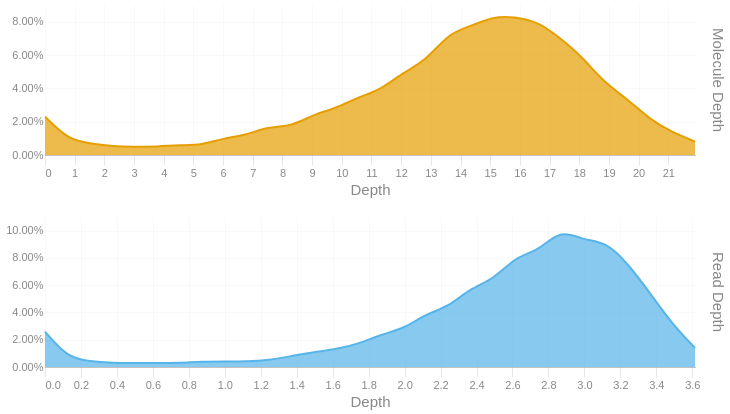

The notebook cell this image was saved under:
### Code cell
readdep = depth_hist(tb['Read Depth'], q99, 3)
readdep = readdep.with_columns(pl.lit('Read Depth').alias('Metric'))
if not SKIPLR:
    moldep = depth_hist(tb['Molecule Depth'], mol_q99, 1)
    moldep = moldep.with_columns(pl.lit('Molecule Depth').alias('Metric'))
    _hist = pl.concat([readdep, moldep])
    _hist = _hist.filter(pl.col('Proportion') != 0)
    with SafeRender(_hist):
        (
            alt.Chart(_hist)        
            .mark_area(interpolate = "basis")
            .encode(
                x=alt.X('Bin:Q').scale(domainMin=0).axis(alt.Axis(title='Depth')),
                y = alt.Y('Proportion:Q', title = None).axis(format = '.2%'),
                color = alt.Color('Metric:N').legend(None),
                row = alt.Row("Metric:N").header(title = None, labelOrient = 'right'),
                tooltip = [
                    alt.Tooltip("Metric:N", title = "Metric"),
                    alt.Tooltip('Interval:N', title = "Depth Interval"),
                    alt.Tooltip('Proportion:Q', title = "% Alignments").format('.2%')
                ]
            )
            .resolve_scale(x='independent', y='independent')
            .properties(
                height = 150, width = 650,
                usermeta={'embedOptions': {'downloadFileName': f'{samplename}.depth.hist'}}
            )
        ).display()
else:
    readdep = readdep.filter(pl.col('Proportion') != 0)
    with SafeRender(readdep):
        (
            alt.Chart(readdep)        
            .mark_area(interpolate = "basis")
            .encode(
                x=alt.X('Bin:Q').scale(domainMin=0).axis(alt.Axis(title='Depth')),
                y = alt.Y('Proportion:Q', title = None).axis(format = '.2%'),
                tooltip = [
                    alt.Tooltip('Interval:N', title = "Depth Interval"),
                    alt.Tooltip('Proportion:Q', title = "% Alignments").format('.2%')
                ]
            )
            .properties(
                usermeta={'embedOptions': {'downloadFileName': f'{samplename}.depth.hist'}}
            )
        ).display()

### Figure 1 — Vega-Lite specification as saved in the notebook (floating-point values rounded to 4 significant figures)
{"width": 650, "height": 150, "config": {"title": {"anchor": "start", "dy": -15, "fontSize": 18, "color": "#888888", "subtitleColor": "#888888", "subtitleFontSize": 14}, "arc": {"fill": "#0072B2"}, "axis": {"domainColor": "#888888", "domainWidth": 0.5, "gridWidth": 0.2, "grid": false, "titleFontWeight": 400, "titleFontSize": 15, "labelFontSize": 11, "labelColor": "#888888", "tickColor": "#888888", "tickWidth": 0.2, "titleColor": "#888888"}, "axisBand": {"grid": false}, "axisX": {"grid": true, "tickSize": 10, "domainCap": "round"}, "axisY": {"domain": false, "grid": true, "tickSize": 0, "domainCap": "round"}, "background": "transparent", "header": {"labelFontSize": 15, "labelColor": "#888888", "titleFontSize": 15, "titleFontWeight": 600, "titleColor": "#888888"}, "legend": {"labelFont": "sans-serif", "labelFontSize": 12, "labelColor": "#888888", "symbolSize": 100, "symbolType": "circle", "titleFontSize": 12, "titlePadding": 10, "titleColor": "#888888", "title": null}, "range": {"category": ["#E69F00", "#56B4E9", "#009E73", "#F0E442", "#0072B2", "#D55E00", "#CC79A7", "#000000"], "diverging": ["#cfe8f3", "#a2d4ec", "#73bfe2", "#46abdb", "#1696d2", "#12719e"]}, "area": {"fill": "#0072B2", "fillOpacity": 0.7, "line": true, "strokeOpacity": 0.7}, "line": {"color": "#0072B2", "stroke": "#0072B2", "strokeWidth": 2}, "trail": {"color": "#0072B2", "stroke": "#0072B2", "strokeWidth": 0, "size": 1}, "point": {"filled": true, "fillOpacity": 1.0, "size": 95}, "text": {"color": "#888888", "fontSize": 11, "align": "right", "fontWeight": 400, "size": 11}, "bar": {"fill": "#0072B2", "stroke": null}, "view": {"stroke": null, "continuousWidth": 660, "continuousHeight": 400}}, "data": {"name": "data-378c096dba573468806b79351022e281"}, "mark": {"type": "area", "interpolate": "basis"}, "encoding": {"color": {"field": "Metric", "legend": null, "type": "nominal"}, "row": {"field": "Metric", "header": {"title": null, "labelOrient": "right"}, "type": "nominal"}, "tooltip": [{"field": "Metric", "title": "Metric", "type": "nominal"}, {"field": "Interval", "title": "Depth Interval", "type": "nominal"}, {"field": "Proportion", "format": ".2%", "title": "% Alignments", "type": "quantitative"}], "x": {"axis": {"title": "Depth"}, "field": "Bin", "scale": {"domainMin": 0}, "type": "quantitative"}, "y": {"axis": {"format": ".2%"}, "field": "Proportion", "title": null, "type": "quantitative"}}, "resolve": {"scale": {"x": "independent", "y": "independent"}}, "usermeta": {"embedOptions": {"downloadFileName": "S5_Hudson_1180.depth.hist"}}, "$schema": "https://vega.github.io/schema/vega-lite/v6.1.0.json", "datasets": {"data-378c096dba573468806b79351022e281": [{"Bin": 0.0, "Interval": "0.0-0.125", "Proportion": 0.026, "Metric": "Read Depth"}, {"Bin": 0.125, "Interval": "0.125-0.249", "Proportion": 0.007, "Metric": "Read Depth"}, {"Bin": 0.249, "Interval": "0.249-0.374", "Proportion": 0.004, "Metric": "Read Depth"}, {"Bin": 0.374, "Interval": "0.374-0.499", "Proportion": 0.003, "Metric": "Read Depth"}, {"Bin": 0.499, "Interval": "0.499-0.623", "Proportion": 0.003, "Metric": "Read Depth"}, {"Bin": 0.623, "Interval": "0.623-0.748", "Proportion": 0.003, "Metric": "Read Depth"}, {"Bin": 0.748, "Interval": "0.748-0.873", "Proportion": 0.003, "Metric": "Read Depth"}, {"Bin": 0.873, "Interval": "0.873-0.997", "Proportion": 0.004, "Metric": "Read Depth"}, {"Bin": 0.997, "Interval": "0.997-1.122", "Proportion": 0.004, "Metric": "Read Depth"}, {"Bin": 1.122, "Interval": "1.122-1.247", "Proportion": 0.004, "Metric": "Read Depth"}, {"Bin": 1.247, "Interval": "1.247-1.371", "Proportion": 0.005, "Metric": "Read Depth"}, {"Bin": 1.371, "Interval": "1.371-1.496", "Proportion": 0.008, "Metric": "Read Depth"}, {"Bin": 1.496, "Interval": "1.496-1.621", "Proportion": 0.011, "Metric": "Read Depth"}, {"Bin": 1.621, "Interval": "1.621-1.745", "Proportion": 0.013, "Metric": "Read Depth"}, {"Bin": 1.745, "Interval": "1.745-1.87", "Proportion": 0.017, "Metric": "Read Depth"}, {"Bin": 1.87, "Interval": "1.87-1.995", "Proportion": 0.024, "Metric": "Read Depth"}, {"Bin": 1.995, "Interval": "1.995-2.119", "Proportion": 0.028, "Metric": "Read Depth"}, {"Bin": 2.119, "Interval": "2.119-2.244", "Proportion": 0.039, "Metric": "Read Depth"}, {"Bin": 2.244, "Interval": "2.244-2.369", "Proportion": 0.044, "Metric": "Read Depth"}, {"Bin": 2.369, "Interval": "2.369-2.493", "Proportion": 0.058, "Metric": "Read Depth"}, {"Bin": 2.493, "Interval": "2.493-2.618", "Proportion": 0.064, "Metric": "Read Depth"}, {"Bin": 2.618, "Interval": "2.618-2.743", "Proportion": 0.081, "Metric": "Read Depth"}, {"Bin": 2.743, "Interval": "2.743-2.867", "Proportion": 0.085, "Metric": "Read Depth"}, {"Bin": 2.867, "Interval": "2.867-2.992", "Proportion": 0.101, "Metric": "Read Depth"}, {"Bin": 2.992, "Interval": "2.992-3.117", "Proportion": 0.093, "Metric": "Read Depth"}, {"Bin": 3.117, "Interval": "3.117-3.241", "Proportion": 0.092, "Metric": "Read Depth"}, {"Bin": 3.241, "Interval": "3.241-3.366", "Proportion": 0.076, "Metric": "Read Depth"}, {"Bin": 3.366, "Interval": "3.366-3.491", "Proportion": 0.054, "Metric": "Read Depth"}, {"Bin": 3.491, "Interval": "3.491-3.615", "Proportion": 0.031, "Metric": "Read Depth"}, {"Bin": 3.615, "Interval": "3.615-3.74", "Proportion": 0.014, "Metric": "Read Depth"}, {"Bin": 0.0, "Interval": "0.0-0.8", "Proportion": 0.023, "Metric": "Molecule Depth"}, {"Bin": 0.8, "Interval": "0.8-1.5", "Proportion": 0.009, "Metric": "Molecule Depth"}, {"Bin": 1.5, "Interval": "1.5-2.3", "Proportion": 0.007, "Metric": "Molecule Depth"}, {"Bin": 2.3, "Interval": "2.3-3.0", "Proportion": 0.005, "Metric": "Molecule Depth"}, {"Bin": 3.0, "Interval": "3.0-3.8", "Proportion": 0.005, "Metric": "Molecule Depth"}, {"Bin": 3.8, "Interval": "3.8-4.5", "Proportion": 0.005, "Metric": "Molecule Depth"}, {"Bin": 4.5, "Interval": "4.5-5.3", "Proportion": 0.006, "Metric": "Molecule Depth"}, {"Bin": 5.3, "Interval": "5.3-6.0", "Proportion": 0.006, "Metric": "Molecule Depth"}, {"Bin": 6.0, "Interval": "6.0-6.8", "Proportion": 0.01, "Metric": "Molecule Depth"}, {"Bin": 6.8, "Interval": "6.8-7.5", "Proportion": 0.012, "Metric": "Molecule Depth"}, {"Bin": 7.5, "Interval": "7.5-8.3", "Proportion": 0.017, "Metric": "Molecule Depth"}, {"Bin": 8.3, "Interval": "8.3-9.0", "Proportion": 0.017, "Metric": "Molecule Depth"}, {"Bin": 9.0, "Interval": "9.0-9.8", "Proportion": 0.024, "Metric": "Molecule Depth"}, {"Bin": 9.8, "Interval": "9.8-10.6", "Proportion": 0.028, "Metric": "Molecule Depth"}, {"Bin": 10.6, "Interval": "10.6-11.3", "Proportion": 0.035, "Metric": "Molecule Depth"}, {"Bin": 11.3, "Interval": "11.3-12.1", "Proportion": 0.039, "Metric": "Molecule Depth"}, {"Bin": 12.1, "Interval": "12.1-12.8", "Proportion": 0.05, "Metric": "Molecule Depth"}, {"Bin": 12.8, "Interval": "12.8-13.6", "Proportion": 0.056, "Metric": "Molecule Depth"}, {"Bin": 13.6, "Interval": "13.6-14.3", "Proportion": 0.073, "Metric": "Molecule Depth"}, {"Bin": 14.3, "Interval": "14.3-15.1", "Proportion": 0.077, "Metric": "Molecule Depth"}, {"Bin": 15.1, "Interval": "15.1-15.8", "Proportion": 0.083, "Metric": "Molecule Depth"}, {"Bin": 15.8, "Interval": "15.8-16.6", "Proportion": 0.083, "Metric": "Molecule Depth"}, {"Bin": 16.6, "Interval": "16.6-17.3", "Proportion": 0.08, "Metric": "Molecule Depth"}, {"Bin": 17.3, "Interval": "17.3-18.1", "Proportion": 0.071, "Metric": "Molecule Depth"}, {"Bin": 18.1, "Interval": "18.1-18.8", "Proportion": 0.059, "Metric": "Molecule Depth"}, {"Bin": 18.8, "Interval": "18.8-19.6", "Proportion": 0.044, "Metric": "Molecule Depth"}, {"Bin": 19.6, "Interval": "19.6-20.4", "Proportion": 0.034, "Metric": "Molecule Depth"}, {"Bin": 20.4, "Interval": "20.4-21.1", "Proportion": 0.021, "Metric": "Molecule Depth"}, {"Bin": 21.1, "Interval": "21.1-21.9", "Proportion": 0.014, "Metric": "Molecule Depth"}, {"Bin": 21.9, "Interval": "21.9-22.62", "Proportion": 0.008, "Metric": "Molecule Depth"}]}}
